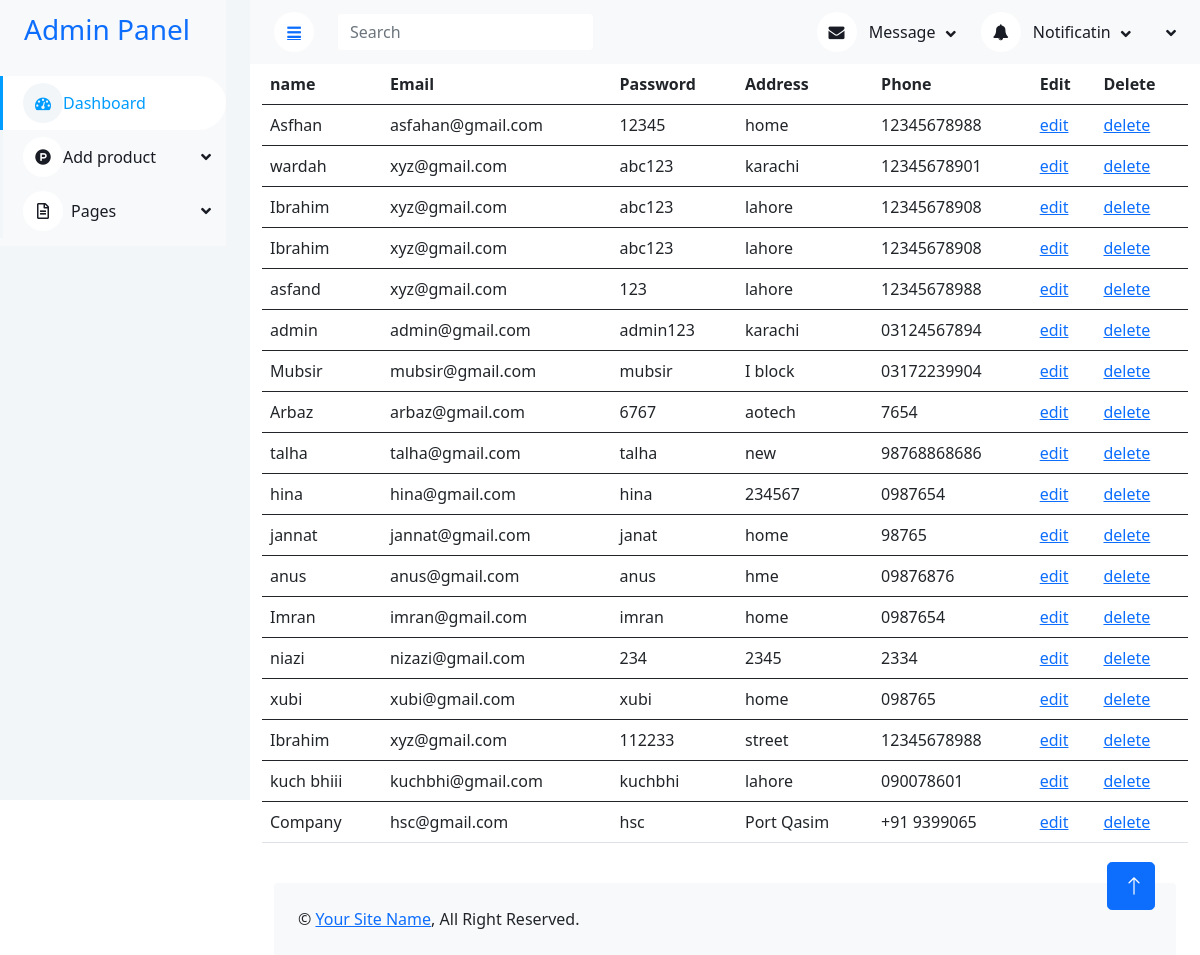
Page /admin/ex.php on the earlier database version.
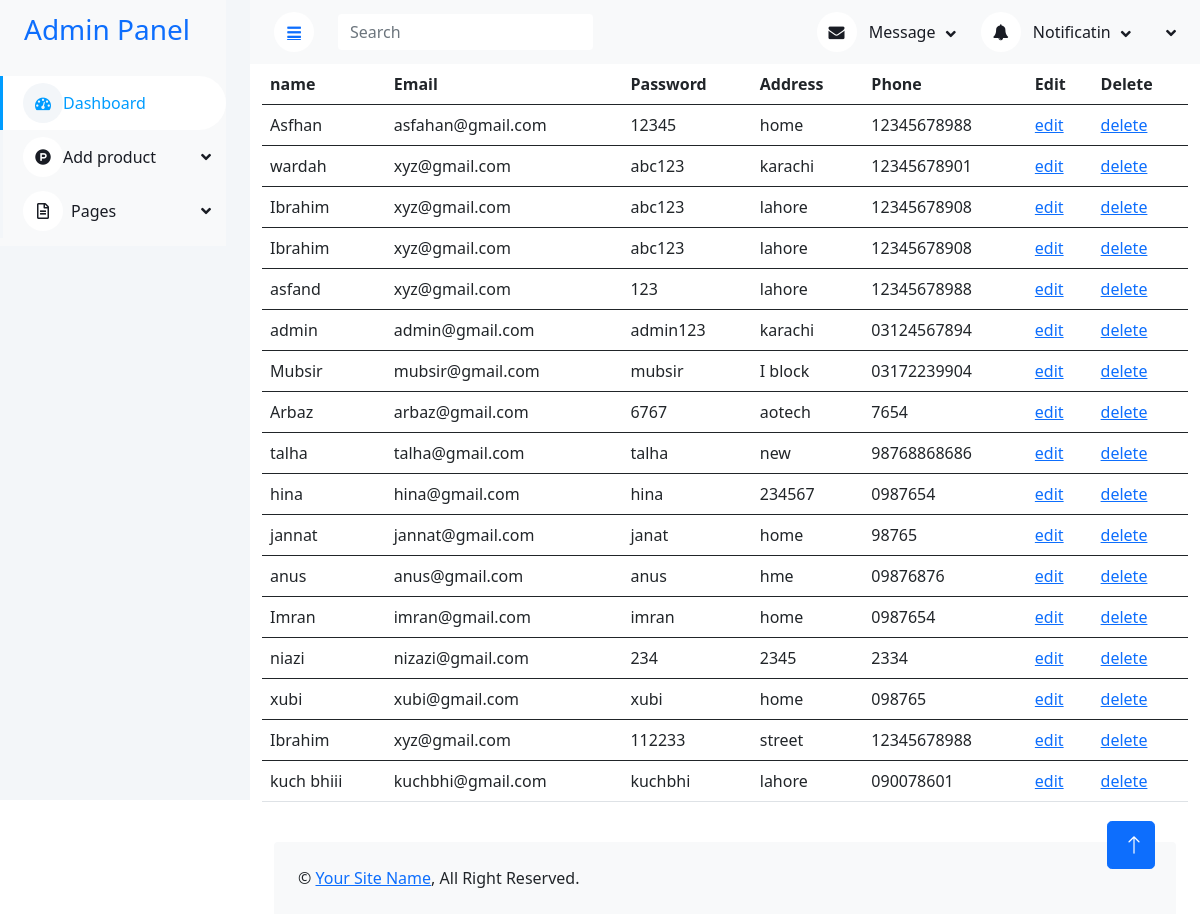
Same page on the later database version.
### tables this page shows
CREATE TABLE `users` (
  `user_id` int(11) NOT NULL,
  `user_name` varchar(255) DEFAULT NULL,
  `email` varchar(255) DEFAULT NULL,
  `passwordd` varchar(255) DEFAULT NULL,
  `address` varchar(255) DEFAULT NULL,
  `Phone` varchar(11) NOT NULL,
  `role` int(11) DEFAULT NULL
);

### admin/ex.php (the view)
<?php
include("header.php");
include("config.php");
$query = "SELECT * FROM users";
$result = mysqli_query($conn,$query);
?>
<div style="overflow-x:auto">
<div class="container">
<table class="table">
  <thead>
    <tr>
      <th scope="col">name</th>
      <th scope="col">Email</th>
      <th scope="col">Password</th>
      <th scope="col">Address</th>
      <th scope="col">Phone</th>
      <th scope="col">Edit</th>
      <th scope="col">Delete</th>
    </tr>
  </thead>
  <?php
            while($data = mysqli_fetch_assoc($result)){
                ?>
  <tbody>
                <tr >
                <td><?php echo $data ["user_name"]; ?></td>
                <td><?php echo $data ["email"]; ?></td>
                <td><?php echo $data ["passwordd"]; ?></td>
                <td><?php echo $data ["address"]; ?></td>
                <td><?php echo $data ["Phone"]; ?></td>
                <td><a  onclick="return confirm('are you sure data edit')" href="edit.php?id=<?php echo $data["user_id"]; ?>" >edit</a></td>
                <td><a  onclick="return confirm('are you sure delete data')"  href="delete.php?id=<?php echo $data["user_id"]; ?>" >delete</a></td>
                </tr>
  </tbody>
                <?php
            }
            ?>
</table>
</div>
</div>
<?php
include("footer.php");
?>

Differences in the rows shown:
removed users: user_name "Company", email "hsc@gmail.com", passwordd "hsc", address "Port Qasim", Phone "+91 9399065"
